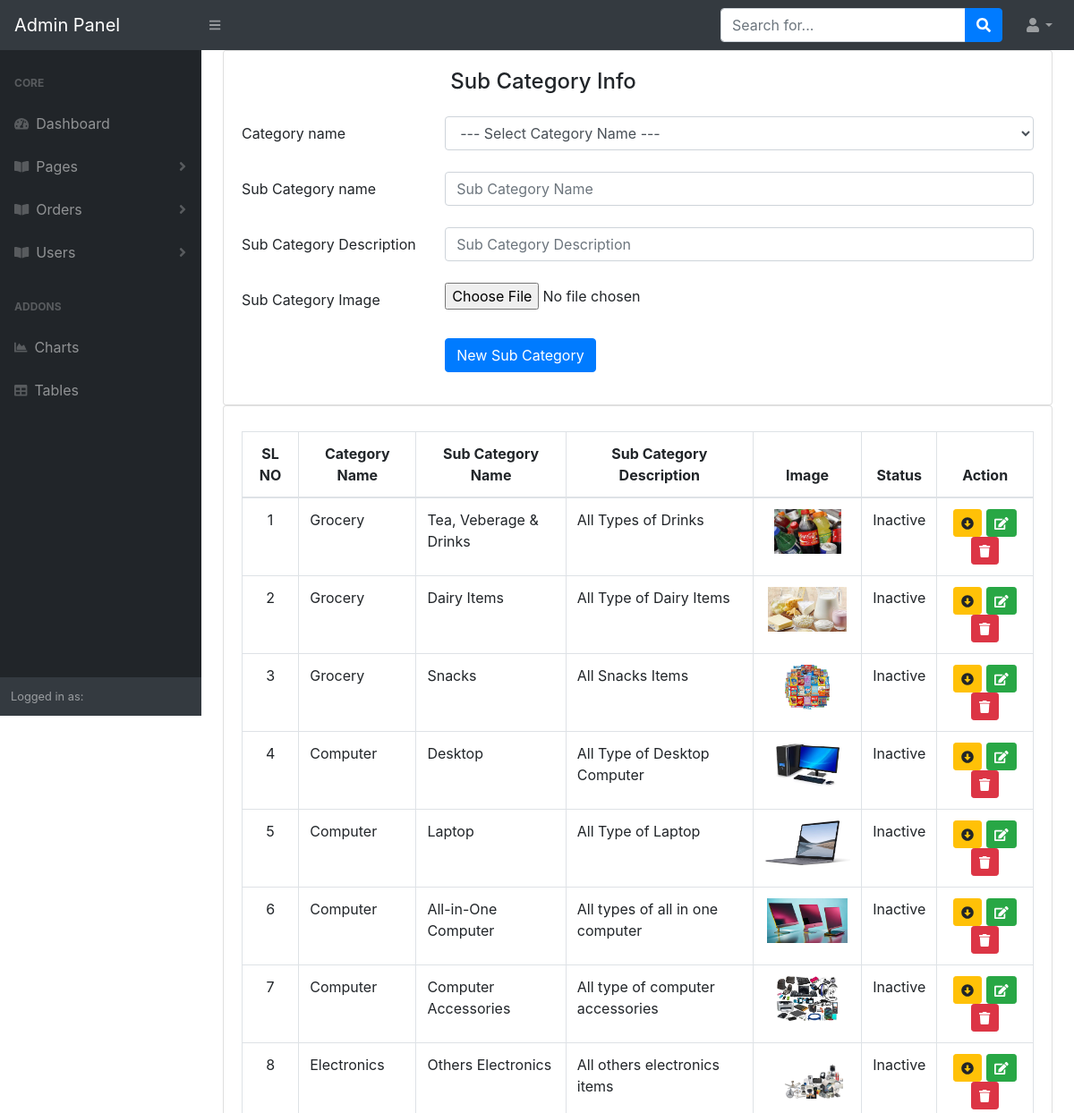
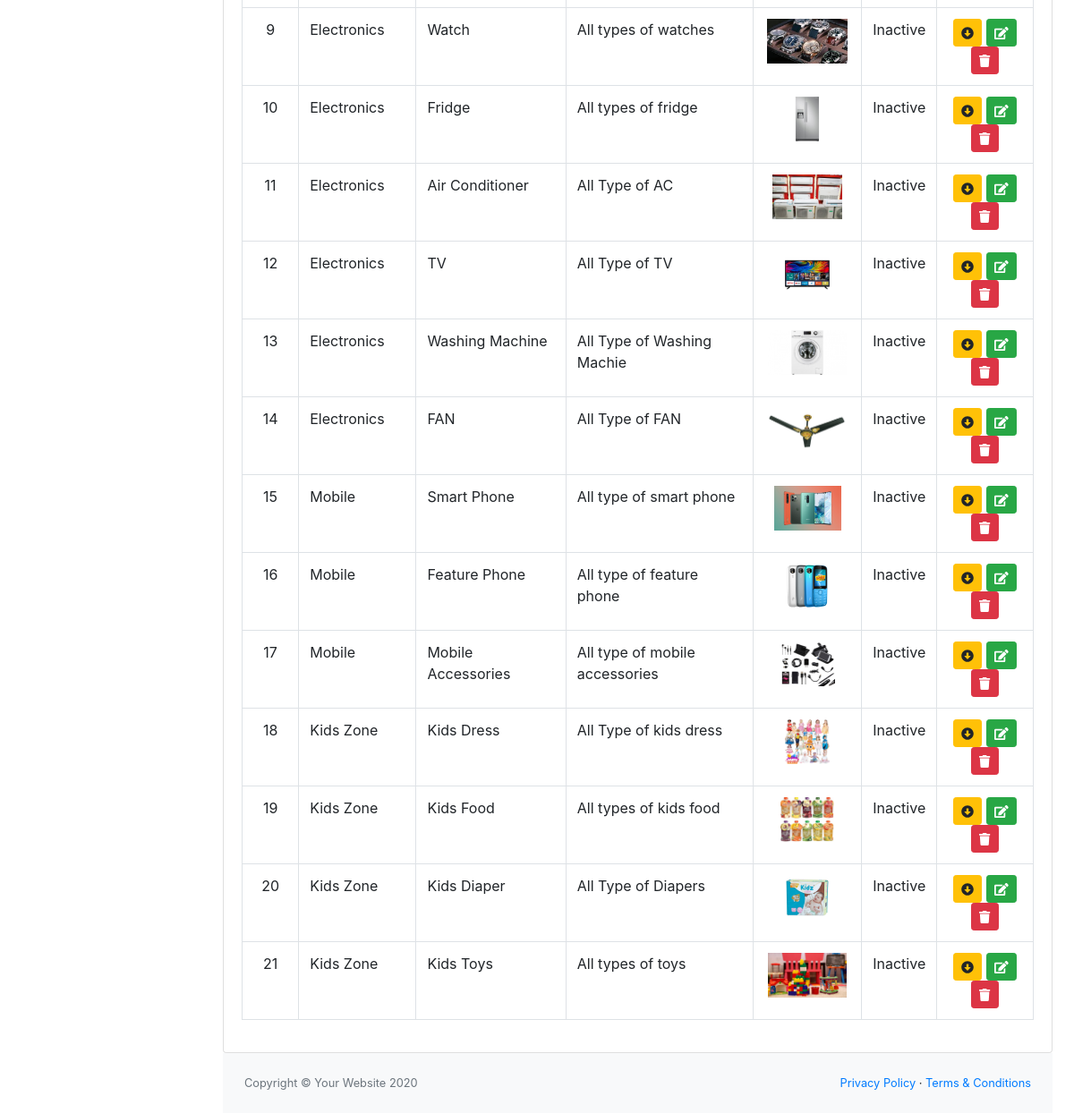
The app's page /admin/add-sub-category.php, older data (2 pictures, top to bottom).
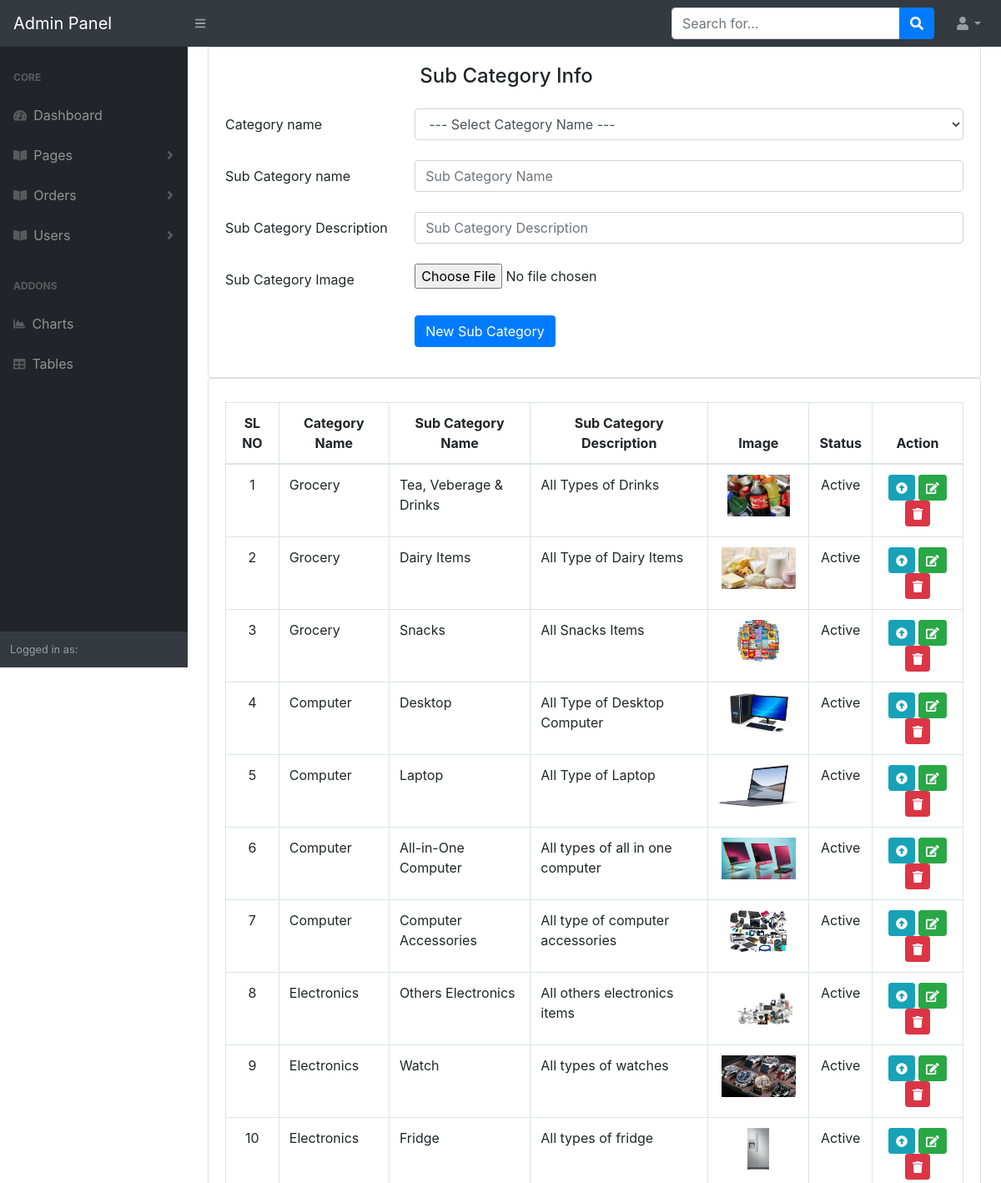
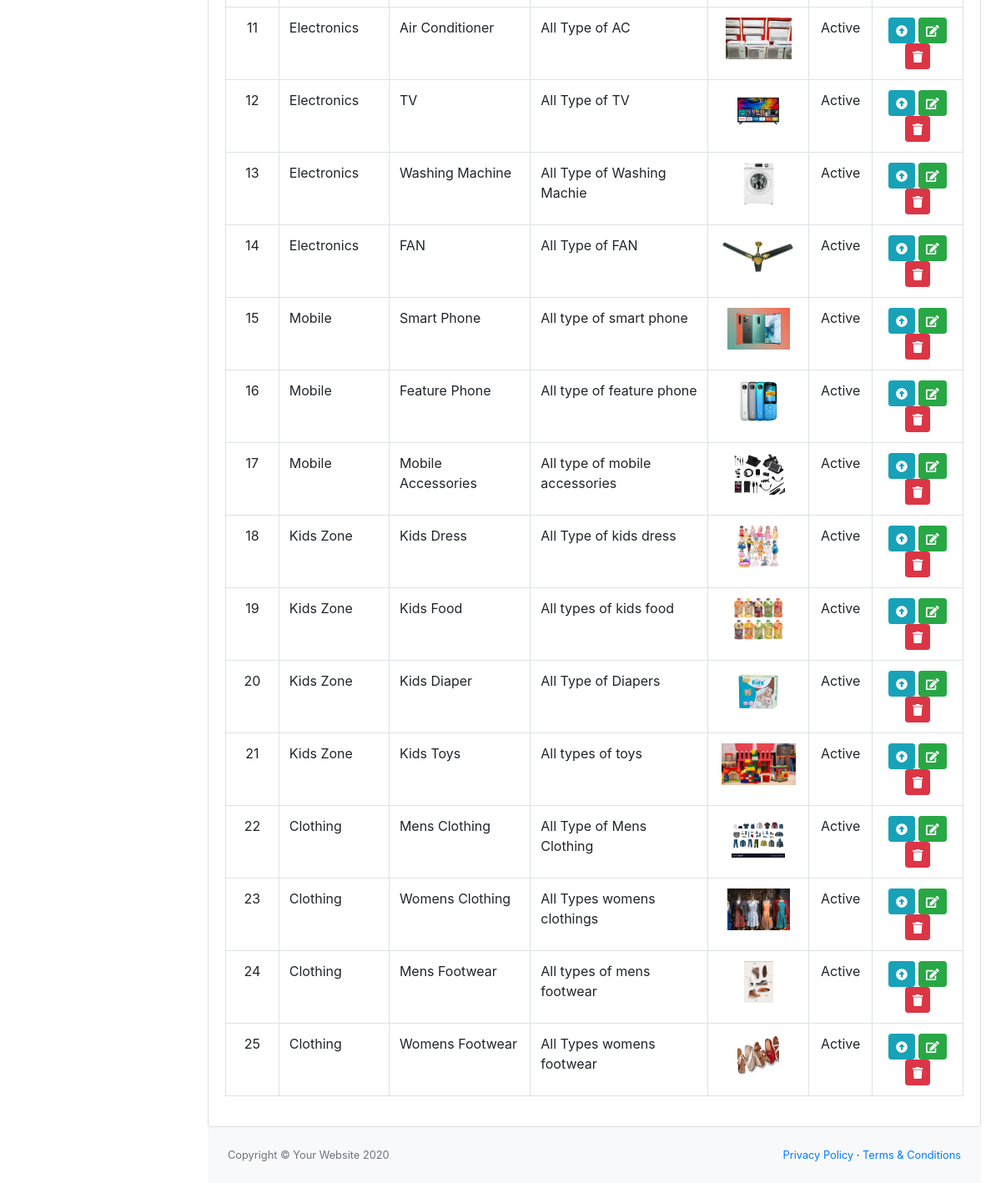
The same page, newer data (2 pictures, top to bottom).
### tables this page shows
CREATE TABLE `sub_category` (
  `sub_category_id` int(11) NOT NULL,
  `category_id` int(11) NOT NULL,
  `sub_category_name` varchar(255) NOT NULL,
  `sub_category_description` varchar(255) NOT NULL,
  `sub_category_image` varchar(255) NOT NULL,
  `sub_category_is_active` tinyint(1) NOT NULL
);

CREATE TABLE `category` (
  `category_id` int(11) NOT NULL,
  `category_name` varchar(255) NOT NULL,
  `category_description` varchar(255) NOT NULL,
  `category_image` varchar(255) NOT NULL,
  `category_is_active` tinyint(1) NOT NULL DEFAULT 0
);

### app/classes/SubCategory.php (called while the page is built, shortened)
<?php
class SubCategory
{
    public function allSubCategory(){
        $link = Database::db_connect();
        $sql = "SELECT * FROM sub_category LEFT JOIN category ON (sub_category.category_id)=(category.category_id) ORDER BY category.category_id";
        if (mysqli_query($link, $sql)) {
            return mysqli_query($link,$sql);
        } else {
            die('Sub Category Query Problem ' . mysqli_error($link));
        }
    }
}

### admin/add-sub-category.php (the view, shortened to what this page needs)
<?php
include 'header_admin.php';
$subCategory = new SubCategory();
$subCategory = $subCategory->allSubCategory();
?>
<div id="layoutSidenav_content">
    <main>
        <div class="container-fluid">
            <div class="row">
                <div class="col-lg-12">
                    <div class="card">
                        <div class="card-body">
                            <h4 class="card-title mb-4 col-sm-9 offset-sm-3">Sub Category Info</h4>
                            <form action="" method="POST" enctype="multipart/form-data">
                                <div class="form-group row mb-4">
                                    <label for="category_name" class="col-sm-3 col-form-label">Category name</label>
                                    <div class="col-sm-9">
                                        <select id="category_name" class="form-control" name="category_id">
                                            <option disabled selected> --- Select Category Name ---</option>
                                        </select>
                                    </div>
                                </div>
                                <div class="form-group row mb-4">
                                    <label for="horizontal-firstname-input" class="col-sm-3 col-form-label">Sub Category
                                        name</label>
                                    <div class="col-sm-9">
                                        <input type="text" name="sub_category_name" class="form-control" id="horizontal-firstname-input" placeholder="Sub Category Name"/>
                                    </div>
                                </div>
                                <div class="form-group row mb-4">
                                    <label for="sub_category_description" class="col-sm-3 col-form-label">Sub Category
                                        Description</label>
                                    <div class="col-sm-9">
                                        <input type="text" id="sub_category_description" name="sub_category_description" class="form-control"  placeholder="Sub Category Description"/>
                                    </div>
                                </div>
                                <div class="form-group row mb-4">
                                    <label for="sub_category_image" class="col-sm-3 col-form-label">Sub Category
                                        Image</label>
                                    <div class="col-sm-9">
                                        <input type="file" name="sub_category_image" class="form-control-file" id="sub_category_image"/>
                                    </div>
                                </div>
                                <div class="form-group row justify-content-end">
                                    <div class="col-sm-9">
                                        <div>
                                            <button type="submit" name="submit" class="btn btn-primary w-md">New Sub Category</button>
                                        </div>
                                    </div>
                                </div>
                            </form>
                        </div>
                    </div>
                </div>
            </div>
            <div class="row">
                <div class="col-12">
                    <div class="card">
                        <div class="card-body">
                            <table id="category-datatable" class="table table-bordered dt-responsive nowrap"
                                   style="border-collapse: collapse; border-spacing: 0; width: 100%;">
                                <thead class="text-center">
                                <tr>
                                    <th>SL NO</th>
                                    <th>Category Name</th>
                                    <th>Sub Category Name</th>
                                    <th>Sub Category Description</th>
                                    <th>Image</th>
                                    <th>Status</th>
                                    <th>Action</th>
                                </tr>
                                </thead>
                                <tbody>
                                <?php if (mysqli_num_rows($subCategory)>0) {
                                    $ser_no = 0;
                                    while ($allSubCategoryInfo = mysqli_fetch_assoc($subCategory)){
                                        $ser_no += 1;
                                        ?>
                                        <tr>
                                            <td class="text-center"><?php echo $ser_no ?></td>
                                            <td><?php echo $allSubCategoryInfo['category_name']; ?></td>
                                            <td><?php echo $allSubCategoryInfo['sub_category_name']; ?></td>
                                            <td><?php echo $allSubCategoryInfo['sub_category_description']; ?></td>
                                            <td class="text-center"><img src="<?php echo $allSubCategoryInfo['sub_category_image']; ?>" id="" alt="" height="50"/></td>
                                            <td class="text-center"><?php if  ($allSubCategoryInfo['sub_category_is_active']==1) { echo 'Active'; } else { echo 'Inactive';} ?></td>
                                            <td class="text-center">
                                                <?php if  ($allSubCategoryInfo['sub_category_is_active']==1) { ?>
                                                    <a href="?status=unpublish&&id=<?php echo $allSubCategoryInfo['sub_category_id']; ?>" class="btn btn-sm btn-info sub-category-status"
                                                       id="" title="Published Sub Category">
                                                        <i id="" class="fas fa-arrow-alt-circle-up"></i>
                                                    </a>
                                                <?php } else { ?>
                                                    <a href="?status=publish&&id=<?php echo $allSubCategoryInfo['sub_category_id']; ?>" class="btn btn-sm btn-warning sub-category-status"
                                                       id="" title="Unpublished Sub Category">
                                                        <i id="" class="fas fa-arrow-alt-circle-down"></i>
                                                    </a>
                                                <?php } ?>
                                                <a href="" class="btn btn-sm btn-success edition"
                                                   id="" title="Edit Category" data-toggle="modal" data-id="<?php echo $allSubCategoryInfo['category_id']; ?>" data-target="#editModel">
                                                    <i class="fas fa-edit"></i>
                                                </a>
                                                <a href="?status=delete&&id=<?php echo $allSubCategoryInfo['sub_category_id']; ?>" class="btn btn-sm btn-danger delete-sub-category"
                                                   id="" title="Delete Sub Category">
                                                    <i class="fas fa-trash"></i>
                                                </a>
                                            </td>
                                        </tr>
                                    <?php } } ?>
                                </tbody>
                            </table>
                        </div>
                    </div>
                </div>
            </div>
            <?php
            include 'footer_admin.php';
            ?>

### admin/header_admin.php (shortened to what this page needs)
<!DOCTYPE html>
<html lang="en">
<head>
    <link href="css/styles.css" rel="stylesheet" />
    <link href="https://cdn.datatables.net/1.10.20/css/dataTables.bootstrap4.min.css" rel="stylesheet" />
</head>
<body class="sb-nav-fixed">
<nav class="sb-topnav navbar navbar-expand navbar-dark bg-dark">
    <a class="navbar-brand" href="dashboard.php">Admin Panel</a>
    <button class="btn btn-link btn-sm order-1 order-lg-0" id="sidebarToggle" href="#"><i class="fas fa-bars"></i></button>
    <form class="d-none d-md-inline-block form-inline ml-auto mr-0 mr-md-3 my-2 my-md-0">
        <div class="input-group">
            <input class="form-control" type="text" placeholder="Search for..." aria-label="Search" aria-describedby="basic-addon2" />
            <div class="input-group-append">
                <button class="btn btn-primary" type="button"><i class="fas fa-search"></i></button>
            </div>
        </div>
    </form>
    <ul class="navbar-nav ml-auto ml-md-0">
        <li class="nav-item dropdown">
            <a class="nav-link dropdown-toggle" id="userDropdown" href="#" role="button" data-toggle="dropdown" aria-haspopup="true" aria-expanded="false"><i class="fas fa-user fa-fw"></i></a>
        </li>
    </ul>
</nav>
<div id="layoutSidenav">
    <div id="layoutSidenav_nav">
        <nav class="sb-sidenav accordion sb-sidenav-dark" id="sidenavAccordion">
            <div class="sb-sidenav-menu">
                <div class="nav">
                    <div class="sb-sidenav-menu-heading">Core</div>
                    <a class="nav-link" href="index.php">
                        <div class="sb-nav-link-icon"><i class="fas fa-tachometer-alt"></i></div>
                        Dashboard
                    </a>
                    <a class="nav-link collapsed" href="#" data-toggle="collapse" data-target="#collapsePages" aria-expanded="false" aria-controls="collapsePages">
                        <div class="sb-nav-link-icon"><i class="fas fa-book-open"></i></div>
                        Pages
                        <div class="sb-sidenav-collapse-arrow"><i class="fas fa-angle-down"></i></div>
                    </a>
                    <a class="nav-link collapsed" href="#" data-toggle="collapse" data-target="#collapsePages1" aria-expanded="false" aria-controls="collapsePages">
                        <div class="sb-nav-link-icon"><i class="fas fa-book-open"></i></div>
                        Orders
                        <div class="sb-sidenav-collapse-arrow"><i class="fas fa-angle-down"></i></div>
                    </a>
                    <a class="nav-link collapsed" href="#" data-toggle="collapse" data-target="#collapsePages2" aria-expanded="false" aria-controls="collapsePages">
                        <div class="sb-nav-link-icon"><i class="fas fa-book-open"></i></div>
                        Users
                        <div class="sb-sidenav-collapse-arrow"><i class="fas fa-angle-down"></i></div>
                    </a>
                    <div class="sb-sidenav-menu-heading">Addons</div>
                    <a class="nav-link" href="charts.html">
                        <div class="sb-nav-link-icon"><i class="fas fa-chart-area"></i></div>
                        Charts
                    </a>
                    <a class="nav-link" href="tables.html">
                        <div class="sb-nav-link-icon"><i class="fas fa-table"></i></div>
                        Tables
                    </a>
                </div>
            </div>
            <div class="sb-sidenav-footer">
                <div class="small">Logged in as:</div>
            </div>
        </nav>
    </div>

### admin/footer_admin.php (shortened to what this page needs)
<footer class="py-4 bg-light mt-auto">
    <div class="container-fluid">
        <div class="d-flex align-items-center justify-content-between small">
            <div class="text-muted">Copyright &copy; Your Website 2020</div>
            <div>
                <a href="#">Privacy Policy</a>
                &middot;
                <a href="#">Terms &amp; Conditions</a>
            </div>
        </div>
    </div>
</footer>
</div>
</div>
</body>
</html>

Row changes from the older to the newer data that the page shows:
changed sub_category "Tea, Veberage & Drinks": sub_category_is_active "Inactive" → "Active"
changed sub_category "Dairy Items": sub_category_is_active "Inactive" → "Active"
changed sub_category "Snacks": sub_category_is_active "Inactive" → "Active"
changed sub_category "Desktop": sub_category_is_active "Inactive" → "Active"
changed sub_category "Laptop": sub_category_is_active "Inactive" → "Active"
changed sub_category "All-in-One Computer": sub_category_is_active "Inactive" → "Active"
changed sub_category "Computer Accessories": sub_category_is_active "Inactive" → "Active"
changed sub_category "Others Electronics": sub_category_is_active "Inactive" → "Active"
changed sub_category "Watch": sub_category_is_active "Inactive" → "Active"
changed sub_category "Fridge": sub_category_is_active "Inactive" → "Active"
changed sub_category "Air Conditioner": sub_category_is_active "Inactive" → "Active"
changed sub_category "TV": sub_category_is_active "Inactive" → "Active"
changed sub_category "Washing Machine": sub_category_is_active "Inactive" → "Active"
changed sub_category "FAN": sub_category_is_active "Inactive" → "Active"
changed sub_category "Smart Phone": sub_category_is_active "Inactive" → "Active"
changed sub_category "Feature Phone": sub_category_is_active "Inactive" → "Active"
changed sub_category "Mobile Accessories": sub_category_is_active "Inactive" → "Active"
changed sub_category "Kids Dress": sub_category_is_active "Inactive" → "Active"
changed sub_category "Kids Food": sub_category_is_active "Inactive" → "Active"
changed sub_category "Kids Diaper": sub_category_is_active "Inactive" → "Active"
changed sub_category "Kids Toys": sub_category_is_active "Inactive" → "Active"
added sub_category: category.category_name "Clothing", sub_category_name "Mens Clothing", sub_category_description "All Type of Mens Clothing", sub_category_image (picture), sub_category_is_active "Active"
added sub_category: category.category_name "Clothing", sub_category_name "Womens Clothing", sub_category_description "All Types womens clothings", sub_category_image (picture), sub_category_is_active "Active"
added sub_category: category.category_name "Clothing", sub_category_name "Mens Footwear", sub_category_description "All types of mens footwear", sub_category_image (picture), sub_category_is_active "Active"
added sub_category: category.category_name "Clothing", sub_category_name "Womens Footwear", sub_category_description "All Types womens footwear", sub_category_image (picture), sub_category_is_active "Active"
